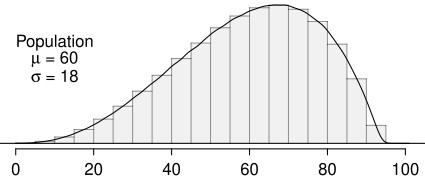

This chart was generated by the following R code:
# load packages -----------------------------------------------------
library(openintro)

# create data -------------------------------------------------------
set.seed(85479)
a  = rbeta(1e6, 3.5, 2)
b = a * 94

# plot population ---------------------------------------------------
myPDF("identify_dist_ls_pop.pdf", 4.25, 1.95, mar=c(2.3,0,0,0), mgp=c(2.7,0.5,0), las = 1)
densityPlot(b, bw = 1, from = 0, to = 101, col = COL[5], fadingBorder = "66", histo = "faded", xlab = "", axes = FALSE, ylab = "")
axis(1)
text(x = 10, y = 0.015, "Population")
text(x = 10, y = 0.0125, expression(paste(mu, " = 60")))
text(x = 10, y = 0.01, expression(paste(sigma, " = 18")))
dev.off()

# plot sample -------------------------------------------------------
set.seed(2452)
samp = sample(b, size = 500)

myPDF("identify_dist_ls_samp.pdf", 3.2, 2, mar=c(3.3,2,0.5,0.5), mgp=c(2.1,0.5,0))
hist(samp, col = COL[1], xlab = "Plot B", ylab = "", main = "", axes=FALSE)
axis(1)
axis(2, at=c(0, 50, 100))
dev.off()

# plot sampling, n = 5 ----------------------------------------------

set.seed(24524)

sampling_18 = rep(0, 500)
n = 18

for(i in 1:500){
  temp <- sample(b, n)
  sampling_18[i] <- mean(temp)
}

myPDF("identify_dist_ls_sampling_n18.pdf", 3.2, 2, mar=c(3.3,2,0.5,0.5), mgp=c(2.1,0.5,0))
hist(sampling_18, col = COL[1], xlab = "Plot C", ylab = "", main = "", axes=FALSE)
axis(1)
axis(2, at=c(0, 50, 100))
dev.off()

# plot sampling, n = 81 ---------------------------------------------

set.seed(3563)
sampling_81 = rep(0, 500)
n = 81

for(i in 1:500){
  temp <- sample(b, n)
  sampling_81[i] <- mean(temp)
}

myPDF("identify_dist_ls_sampling_n81.pdf", 3.2, 2, mar=c(3.3,2,0.5,0.5), mgp=c(2.1,0.5,0))
hist(sampling_81, col = COL[1], xlab = "Plot A", ylab = "", main = "", axes=FALSE)
axis(1)
axis(2, at=c(0, 50, 100))
dev.off()
